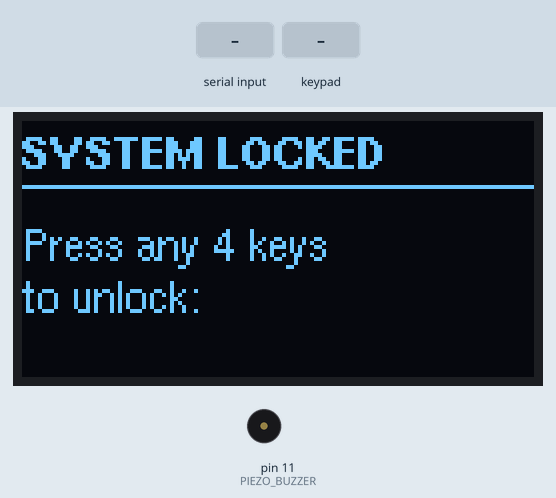
Bench run of a sketch on a simulated Arduino Uno, built with avr-gcc and run on an emulated ATmega328P. Shown: 128×64 one-colour display, buzzer (waves = sounding). The inputs (shaded band) are chosen by the test bench. What the sketch prints to the serial monitor is not drawn.

Above: at 4.3 s.
4.4 s: "WIPE_ALL\n" received over Serial
At 5.7 s:
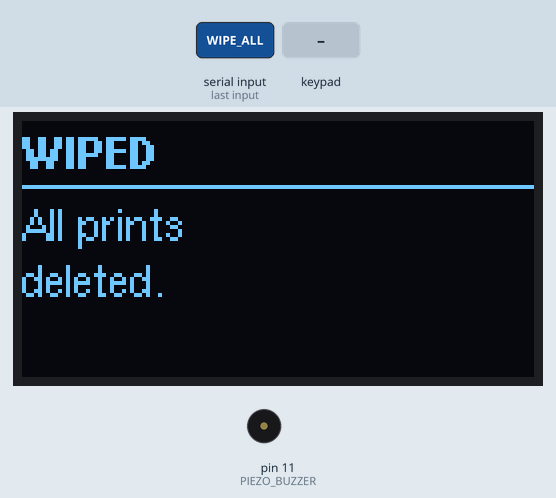
7.4 s: keypad keys 5 7 9 4 pressed 0.4 s apart
At 10.4 s:
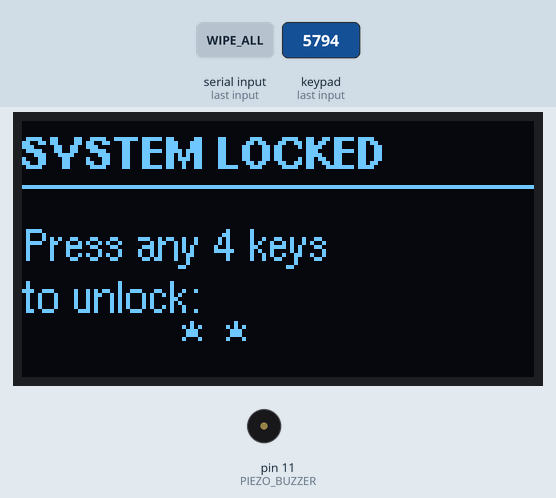
12.0 s: key '*' pressed
At 14.9 s:
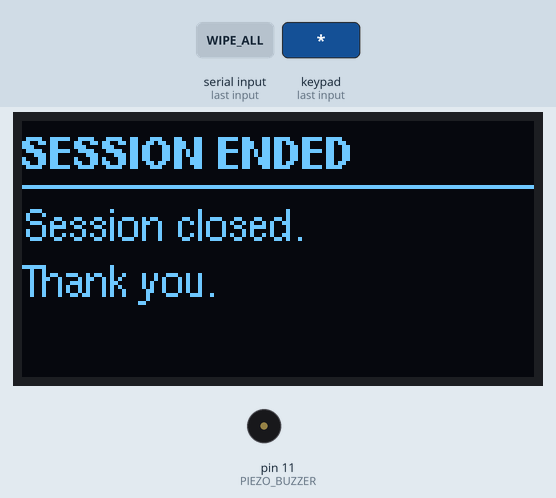
15.0 s: "NAME:\n" received over Serial
At 17.7 s:
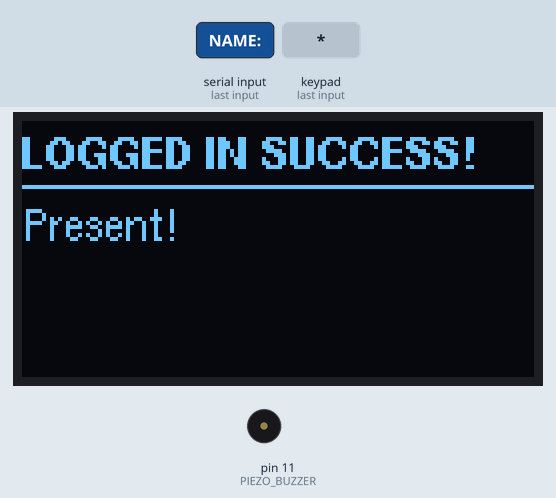
18.0 s: key '1' pressed
At 21.8 s:
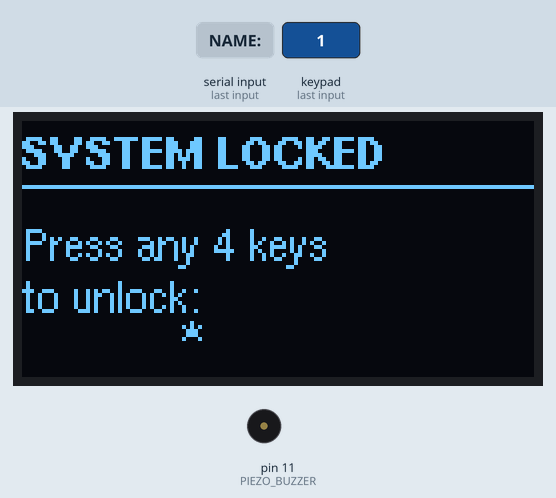
Timing chart, 0 to 22.0 s (numbered marks = the images above; inputs shaded):
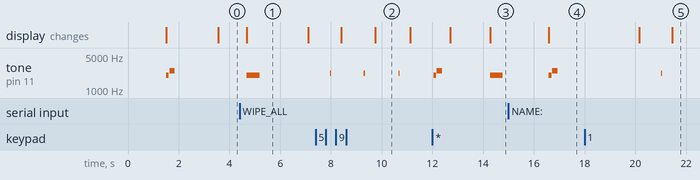

The sketch:

attendance_v4.ino
```cpp
/*
=============================================================
  BIOMETRIC ATTENDANCE SYSTEM v5 — Arduino Uno
  Based on supervisor's working code + Supabase bridge

  FLOW:
    1. Boot screen
    2. PIN entry (any 4 keys to unlock)
    3. Scan fingerprint
    4. Bridge logs attendance to Supabase
    5. OLED shows student name + admission number

  LIBRARIES:
    - U8g2 by oliver
    - Adafruit Fingerprint Sensor Library
    - Keypad by Mark Stanley

  WIRING:
    OLED:   SDA->A4, SCL->A5, VCC->5V, GND->GND
    R305:   TX->2,  RX->3,   VCC->5V, GND->GND
    Keypad Rows: 5,7,9,4   Cols: 6,8,10
    Buzzer: Pin 11
=============================================================
*/

#include <Arduino.h>
#include <Adafruit_Fingerprint.h>
#include <Wire.h>
#include <U8g2lib.h>
#include <SoftwareSerial.h>
#include <Keypad.h>

// ── BUZZER ────────────────────────────────────────────────
#define PIEZO_BUZZER 11

// ── KEYPAD ────────────────────────────────────────────────
const byte ROWS = 4;
const byte COLS = 3;
char hexaKeys[ROWS][COLS] = {
  {'1','2','3'},
  {'4','5','6'},
  {'7','8','9'},
  {'*','0','#'}
};
byte rowPins[ROWS] = {5, 7, 9, 4};
byte colPins[COLS]  = {6, 8, 10};
Keypad customKeypad = Keypad(makeKeymap(hexaKeys),
                              rowPins, colPins, ROWS, COLS);

// ── PIN SECURITY ──────────────────────────────────────────
int  pinPressCount  = 0;
bool systemUnlocked = false;

// ── OLED ──────────────────────────────────────────────────
U8G2_SSD1306_128X64_NONAME_1_HW_I2C u8g2(U8G2_R0, U8X8_PIN_NONE);

// ── FINGERPRINT ───────────────────────────────────────────
SoftwareSerial mySerial(2, 3);
Adafruit_Fingerprint finger = Adafruit_Fingerprint(&mySerial);

// ── SERIAL READ ───────────────────────────────────────────
bool rdLine(char* buf, uint8_t mx, uint16_t tms) {
  unsigned long t = millis();
  uint8_t i = 0; buf[0] = 0;
  while (millis()-t < tms) {
    if (Serial.available()) {
      char c = Serial.read();
      if (c=='\n'||c=='\r') { buf[i]=0; return i>0; }
      if (i < mx-1) buf[i++] = c;
    }
  }
  buf[i]=0; return i>0;
}

// ── BUZZER HELPERS ────────────────────────────────────────
void triggerBeep(int freq, int dur) {
  tone(PIEZO_BUZZER, freq, dur);
}

// ── DISPLAY FUNCTIONS ─────────────────────────────────────
void displayLockScreen(int count) {
  u8g2.firstPage();
  do {
    u8g2.setFont(u8g2_font_helvB08_tr);
    u8g2.drawStr(0, 12, "SYSTEM LOCKED");
    u8g2.drawHLine(0, 16, 128);
    u8g2.setFont(u8g2_font_helvR08_tr);
    u8g2.drawStr(0, 35, "Press any 4 keys");
    u8g2.drawStr(0, 48, "to unlock:");
    char masked[9] = "";
    for (int i = 0; i < count; i++) {
      masked[i*2]   = '*';
      masked[i*2+1] = ' ';
    }
    masked[count*2] = 0;
    u8g2.setFont(u8g2_font_helvB12_tr);
    u8g2.drawStr(40, 62, masked);
  } while (u8g2.nextPage());
}

void displayStandby() {
  u8g2.firstPage();
  do {
    u8g2.setFont(u8g2_font_helvB08_tr);
    u8g2.drawStr(0, 12, "ATTENDANCE SYSTEM");
    u8g2.drawHLine(0, 16, 128);
    u8g2.setFont(u8g2_font_helvR10_tr);
    u8g2.drawStr(12, 45, "Scan Finger...");
    u8g2.setFont(u8g2_font_helvR08_tr);
    u8g2.drawStr(0, 62, "* = End Session");
  } while (u8g2.nextPage());
}

void displayAttendance(const char* name, const char* admNum) {
  u8g2.firstPage();
  do {
    u8g2.setFont(u8g2_font_helvB08_tr);
    u8g2.drawStr(0, 12, "LOGGED IN SUCCESS!");
    u8g2.drawHLine(0, 16, 128);
    u8g2.setFont(u8g2_font_helvR08_tr);
    u8g2.drawStr(0, 30, "Present!");
    u8g2.setFont(u8g2_font_helvB10_tr);
    u8g2.drawStr(0, 46, name);
    u8g2.setFont(u8g2_font_helvR08_tr);
    u8g2.drawStr(0, 60, admNum);
  } while (u8g2.nextPage());
}

void displayDuplicate() {
  u8g2.firstPage();
  do {
    u8g2.setFont(u8g2_font_helvB08_tr);
    u8g2.drawStr(0, 12, "ALREADY MARKED");
    u8g2.drawHLine(0, 16, 128);
    u8g2.setFont(u8g2_font_helvR08_tr);
    u8g2.drawStr(0, 34, "Already marked");
    u8g2.drawStr(0, 48, "for today.");
  } while (u8g2.nextPage());
}

void displayUnknown() {
  u8g2.firstPage();
  do {
    u8g2.setFont(u8g2_font_helvB08_tr);
    u8g2.drawStr(0, 12, "ACCESS DENIED");
    u8g2.drawHLine(0, 16, 128);
    u8g2.setFont(u8g2_font_helvR08_tr);
    u8g2.drawStr(0, 34, "Not recognized.");
    u8g2.drawStr(0, 48, "Not enrolled.");
    u8g2.drawStr(0, 60, "Contact admin.");
  } while (u8g2.nextPage());
}

void displayMsg(const char* h, const char* l1,
                const char* l2, const char* l3) {
  u8g2.firstPage();
  do {
    u8g2.setFont(u8g2_font_helvB08_tr);
    u8g2.drawStr(0, 12, h);
    u8g2.drawHLine(0, 16, 128);
    u8g2.setFont(u8g2_font_helvR08_tr);
    if (l1&&l1[0]) u8g2.drawStr(0, 30, l1);
    if (l2&&l2[0]) u8g2.drawStr(0, 44, l2);
    if (l3&&l3[0]) u8g2.drawStr(0, 58, l3);
  } while (u8g2.nextPage());
}

// ── FINGERPRINT ───────────────────────────────────────────
int getFingerprintID() {
  uint8_t p = finger.getImage();
  if (p != FINGERPRINT_OK) return -1;
  p = finger.image2Tz();
  if (p != FINGERPRINT_OK) return -1;
  p = finger.fingerFastSearch();
  if (p != FINGERPRINT_OK) return -1;
  return finger.fingerID;
}

void doEnroll(uint8_t slot) {
  char b[17]; snprintf(b,17,"Slot: %d",slot);
  displayMsg("ENROLLING","Place finger...",b,"");
  triggerBeep(2200,50);

  uint8_t p=-1; unsigned long t=millis();
  while (p!=FINGERPRINT_OK&&millis()-t<15000) {
    p=finger.getImage(); delay(50);
  }
  if (p!=FINGERPRINT_OK||finger.image2Tz(1)!=FINGERPRINT_OK) {
    displayMsg("FAILED","Timeout.","Try again.","");
    Serial.println(F("ENR_FAIL")); delay(2000); return;
  }

  displayMsg("ENROLLING","Remove finger...","","");
  delay(2000);
  while (finger.getImage()!=FINGERPRINT_NOFINGER);

  displayMsg("ENROLLING","Place same","finger again...","");
  p=-1; t=millis();
  while (p!=FINGERPRINT_OK&&millis()-t<15000) {
    p=finger.getImage(); delay(50);
  }
  if (p!=FINGERPRINT_OK||finger.image2Tz(2)!=FINGERPRINT_OK) {
    displayMsg("FAILED","Timeout.","Try again.","");
    Serial.println(F("ENR_FAIL")); delay(2000); return;
  }

  bool ok = (finger.createModel()==FINGERPRINT_OK)&&
            (finger.storeModel(slot)==FINGERPRINT_OK);
  snprintf(b,17,"Slot: %d",slot);
  if (ok) {
    displayMsg("ENROLLED!","Success!",b,"");
    triggerBeep(2000,120);delay(140);triggerBeep(2500,200);
    Serial.print(F("ENR_OK:")); Serial.println(slot);
  } else {
    displayMsg("FAILED","Store error.","Try again.","");
    triggerBeep(800,400);
    Serial.println(F("ENR_FAIL"));
  }
  delay(2000);
}

// ── SETUP ─────────────────────────────────────────────────
void setup() {
  Serial.begin(9600);
  pinMode(PIEZO_BUZZER, OUTPUT);

  // OLED — exactly as supervisor's working code
  u8g2.setI2CAddress(0x3C * 2);
  u8g2.begin();
  u8g2.setContrast(255);

  // Fingerprint
  finger.begin(57600);
  if (!finger.verifyPassword()) {
    finger.begin(9600);
    if (!finger.verifyPassword()) {
      displayMsg("SENSOR ERROR","Sensor not found!",
                 "Check wiring.","");
      while(1) delay(1);
    }
  }

  // Boot screen
  displayMsg("ATTENDANCE SYS","Biometric v5.0",
             "System Ready!","");
  triggerBeep(2000,100); delay(140); triggerBeep(2500,200);
  delay(1500);
}

// ── MAIN LOOP ─────────────────────────────────────────────
void loop() {
  char key = customKeypad.getKey();

  // ── Handle serial commands from bridge ──────────────
  if (Serial.available()) {
    char cmd[64]; rdLine(cmd, 64, 100);

    if (!strncmp(cmd,"NAME:",5)) {
      // Format: NAME:{name}|{admission_number}
      char name[20]="", adm[24]="";
      char* pipe = strchr(cmd+5,'|');
      if (pipe) {
        uint8_t nl = pipe-(cmd+5);
        if (nl>19) nl=19;
        strncpy(name,cmd+5,nl); name[nl]=0;
        strncpy(adm,pipe+1,23); adm[23]=0;
      } else {
        strncpy(name,cmd+5,19); name[19]=0;
      }
      displayAttendance(name, adm);
      triggerBeep(2000,120); delay(140); triggerBeep(2500,200);
      delay(3000);

    } else if (!strcmp(cmd,"DUPLICATE")) {
      displayDuplicate();
      triggerBeep(1500,80); delay(100); triggerBeep(1500,80);
      delay(2000);

    } else if (!strcmp(cmd,"UNKNOWN")) {
      displayUnknown();
      triggerBeep(800,400);
      delay(2000);

    } else if (!strcmp(cmd,"FORCE_END")) {
      displayMsg("SESSION ENDED","Time limit.",
                 "Auto-closed.","Thank you.");
      triggerBeep(2000,500);
      delay(3000);
      systemUnlocked = false;
      pinPressCount  = 0;

    } else if (!strncmp(cmd,"ENROLL:",7)) {
      uint8_t slot = atoi(cmd+7);
      if (slot>=1&&slot<=127) doEnroll(slot);
      else Serial.println(F("ENR_FAIL"));

    } else if (!strcmp(cmd,"E")) {
      doEnroll(finger.getTemplateCount()+1);

    } else if (!strncmp(cmd,"D:",2)) {
      finger.deleteModel(atoi(cmd+2));
      Serial.print(F("DELETED:")); Serial.println(atoi(cmd+2));

    } else if (!strcmp(cmd,"WIPE_ALL")) {
      finger.emptyDatabase();
      displayMsg("WIPED","All prints","deleted.","");
      triggerBeep(2000,500);
      Serial.println(F("WIPED"));
      delay(2000);
    }
  }

  // ── STATE: LOCKED ────────────────────────────────────
  if (!systemUnlocked) {
    displayLockScreen(pinPressCount);
    if (key) {
      pinPressCount++;
      triggerBeep(2200, 50);
      if (pinPressCount >= 4) {
        systemUnlocked = true;
        pinPressCount  = 0;
        triggerBeep(2000,100); delay(120); triggerBeep(2500,200);
      }
    }
  }

  // ── STATE: ACTIVE SCANNING ───────────────────────────
  else {
    displayStandby();
    int id = getFingerprintID();
    if (id > 0) {
      Serial.print(F("ATT:")); Serial.println(id);
      // Wait for bridge response
      char resp[64];
      if (rdLine(resp, 64, 5000)) {
        if (!strncmp(resp,"NAME:",5)) {
          char name[20]="", adm[24]="";
          char* pipe = strchr(resp+5,'|');
          if (pipe) {
            uint8_t nl = pipe-(resp+5);
            if (nl>19) nl=19;
            strncpy(name,resp+5,nl); name[nl]=0;
            strncpy(adm,pipe+1,23); adm[23]=0;
          } else {
            strncpy(name,resp+5,19); name[19]=0;
          }
          displayAttendance(name, adm);
          triggerBeep(2000,120); delay(140); triggerBeep(2500,200);
          delay(3000);
        } else if (!strcmp(resp,"DUPLICATE")) {
          displayDuplicate();
          triggerBeep(1500,80); delay(100); triggerBeep(1500,80);
          delay(2000);
        } else if (!strcmp(resp,"UNKNOWN")) {
          displayUnknown();
          triggerBeep(800,400);
          delay(2000);
        }
      }
    }
    // * key ends session
    if (key == '*') {
      Serial.println(F("SESSION_END"));
      displayMsg("SESSION ENDED","Session closed.",
                 "Thank you.","");
      triggerBeep(2000,500);
      delay(2000);
      systemUnlocked = false;
      pinPressCount  = 0;
    }
  }

  delay(20);
}
```

Measured:
- after the input at 4.4 s, tone on pin 11 (PIEZO_BUZZER): silent → 2000 Hz after 0.28 s, → silent 0.50 s later; the display: changes after 0.28 s (image 1)
- after the input at 7.4 s, tone on pin 11 (PIEZO_BUZZER): alternates 2200 Hz for 0.05 s and silent for 1.3 s, starting after 0.57 s; the display: first changes after 1.0 s (image 2 shows a later state)
- after the input at 12.0 s, the display: first differs from a run without the input after 2.3 s (image 3)
- after the input at 15.0 s, tone on pin 11 (PIEZO_BUZZER): silent → 2000 Hz after 1.6 s, → silent 0.12 s later, → 2500 Hz 0.02 s later, → silent 0.20 s later; the display: changes after 1.6 s (image 4)
- after the input at 18.0 s, tone on pin 11 (PIEZO_BUZZER): silent → 2200 Hz after 3.0 s, → silent 0.05 s later; the display: first differs from a run without the input after 3.5 s (image 5)
- what the display in image 1 shows lasts 2.4 s, from 4.7 s to 7.1 s
